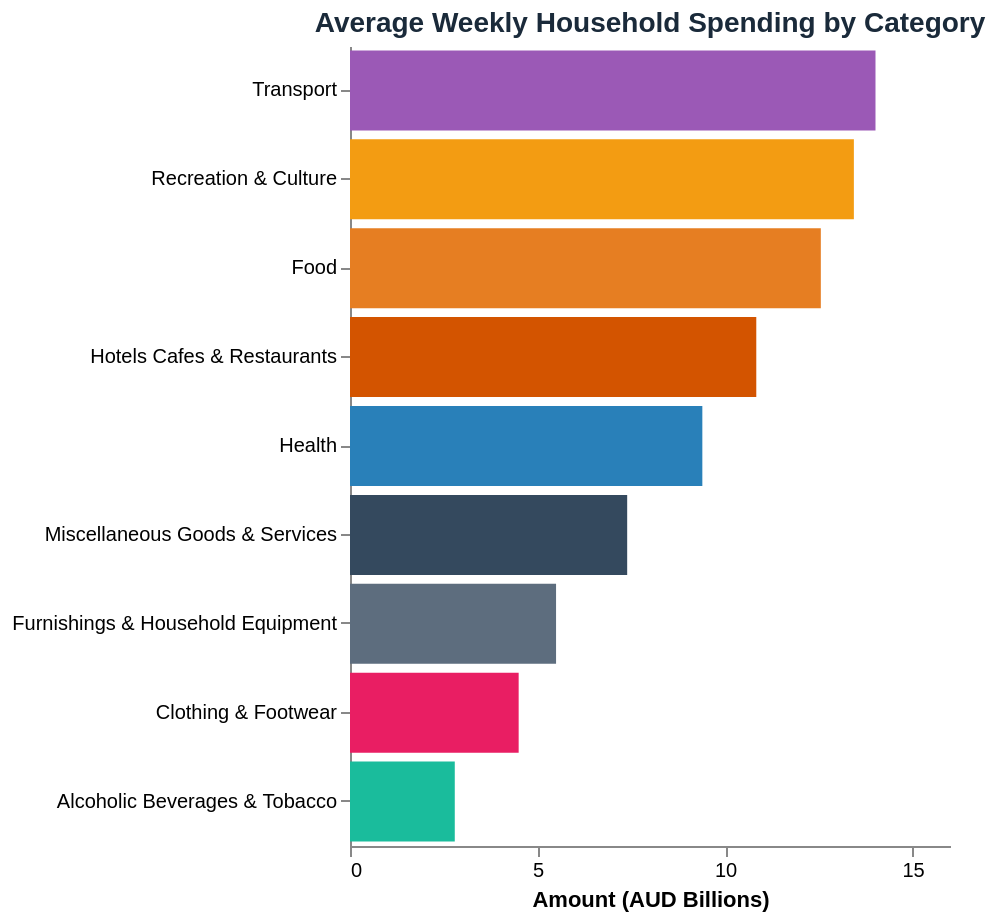

Source (Vega-Lite JSON):
### Vega-Lite specification from a JSON file in a GitHub repository (floating-point values rounded to 4 significant figures)
{"$schema": "https://vega.github.io/schema/vega-lite/v5.json", "title": {"text": "Average Weekly Household Spending by Category", "fontSize": 14, "fontWeight": 600, "color": "#1a2a3a"}, "width": "container", "height": 400, "config": {"view": {"stroke": "transparent"}}, "data": {"values": [{"category": "Transport", "amount": 14010.0, "color_order": 1}, {"category": "Recreation & Culture", "amount": 13440.0, "color_order": 2}, {"category": "Food", "amount": 12560.0, "color_order": 3}, {"category": "Hotels Cafes & Restaurants", "amount": 10830.0, "color_order": 4}, {"category": "Health", "amount": 9396.0, "color_order": 5}, {"category": "Miscellaneous Goods & Services", "amount": 7392.0, "color_order": 6}, {"category": "Furnishings & Household Equipment", "amount": 5495.0, "color_order": 7}, {"category": "Clothing & Footwear", "amount": 4498.0, "color_order": 8}, {"category": "Alcoholic Beverages & Tobacco", "amount": 2794.0, "color_order": 9}]}, "transform": [{"calculate": "datum.amount / 1000", "as": "amount_billions"}], "mark": {"type": "bar", "tooltip": {"content": "data"}}, "encoding": {"x": {"field": "amount_billions", "type": "quantitative", "title": "Amount (AUD Billions)", "axis": {"tickCount": 5, "grid": false}}, "y": {"field": "category", "type": "nominal", "title": null, "sort": "-x"}, "color": {"field": "category", "type": "nominal", "scale": {"domain": ["Transport", "Recreation & Culture", "Food", "Hotels Cafes & Restaurants", "Health", "Miscellaneous Goods & Services", "Furnishings & Household Equipment", "Clothing & Footwear", "Alcoholic Beverages & Tobacco"], "range": ["#9b59b6", "#f39c12", "#e67e22", "#d35400", "#2980b9", "#34495e", "#5d6d7e", "#e91e63", "#1abc9c"]}, "legend": null}, "tooltip": [{"field": "category", "type": "nominal", "title": "Category"}, {"field": "amount_billions", "type": "quantitative", "title": "Amount (AUD Bn)", "format": ".1f"}, {"field": "amount", "type": "quantitative", "title": "Amount (AUD Mn)", "format": ",.1f"}]}}
